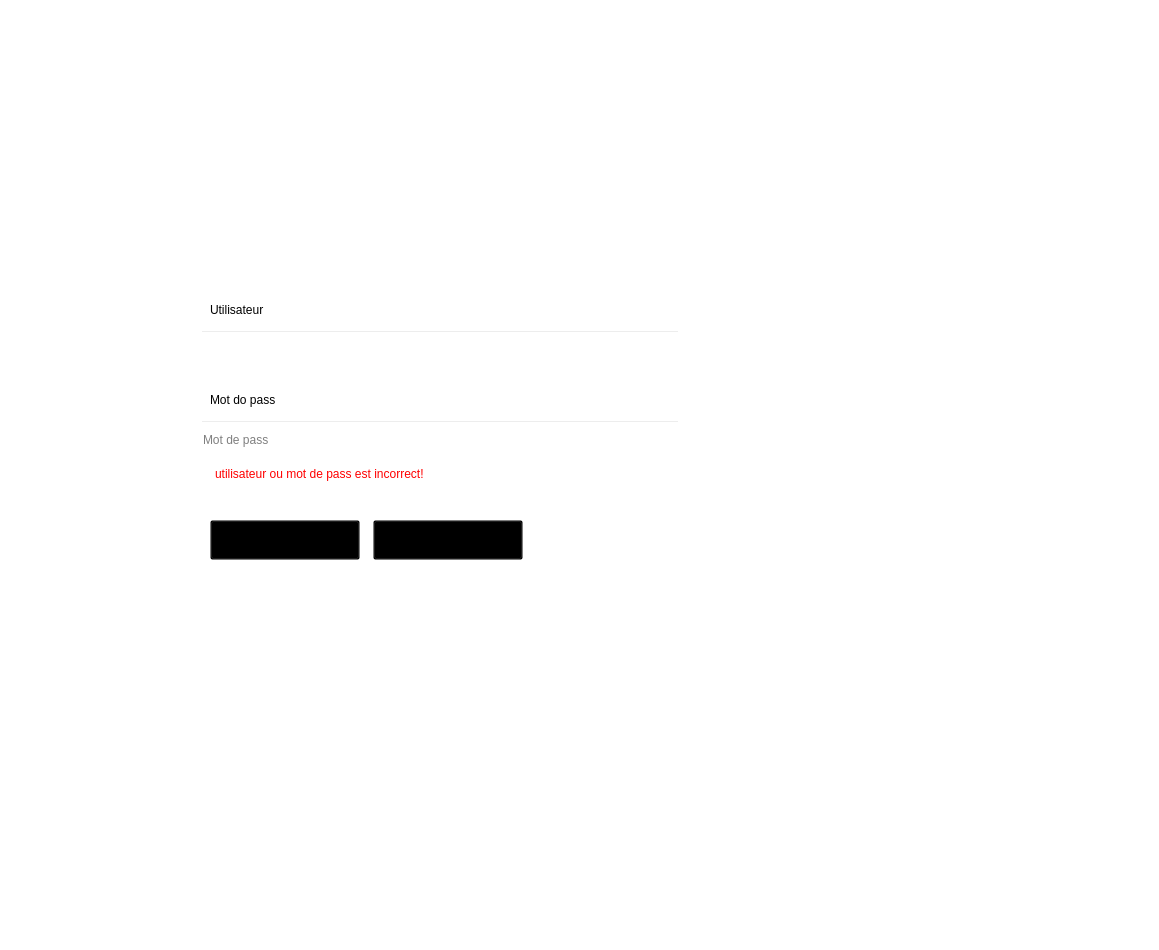
<?xml version="1.0" encoding="UTF-8"?>
<ui version="4.0">
 <class>MainWindow</class>
 <widget class="QMainWindow" name="MainWindow">
  <property name="geometry">
   <rect>
    <x>0</x>
    <y>0</y>
    <width>1159</width>
    <height>950</height>
   </rect>
  </property>
  <property name="acceptDrops">
   <bool>false</bool>
  </property>
  <property name="windowTitle">
   <string>MainWindow</string>
  </property>
  <property name="styleSheet">
   <string notr="true">background-color: transparent;</string>
  </property>
  <property name="locale">
   <locale language="English" country="UnitedKingdom"/>
  </property>
  <widget class="QWidget" name="centralwidget">
   <widget class="QFrame" name="frame_3">
    <property name="geometry">
     <rect>
      <x>120</x>
      <y>90</y>
      <width>800</width>
      <height>620</height>
     </rect>
    </property>
    <property name="frameShape">
     <enum>QFrame::StyledPanel</enum>
    </property>
    <property name="frameShadow">
     <enum>QFrame::Raised</enum>
    </property>
    <widget class="QFrame" name="frame">
     <property name="geometry">
      <rect>
       <x>0</x>
       <y>0</y>
       <width>800</width>
       <height>620</height>
      </rect>
     </property>
     <property name="styleSheet">
      <string notr="true">/* Apply this ONLY to the Frame sitting on top */
QFrame {
    background-color: qlineargradient(spread:pad, x1:0, y1:0, x2:1, y2:0, 
        stop:0.45 rgba(255,255, 255, 255),  
        stop:0.8 rgba(0, 0, 0, 0), 
        stop:1 rgba(0, 0, 0, 0)
    );
    border-radius: 10px;
	border: none;
}</string>
     </property>
     <property name="frameShape">
      <enum>QFrame::StyledPanel</enum>
     </property>
     <property name="frameShadow">
      <enum>QFrame::Raised</enum>
     </property>
     <widget class="QFrame" name="frame_4">
      <property name="geometry">
       <rect>
        <x>60</x>
        <y>180</y>
        <width>531</width>
        <height>313</height>
       </rect>
      </property>
      <property name="font">
       <font>
        <family>Inter Tight</family>
        <pointsize>16</pointsize>
        <weight>50</weight>
        <italic>false</italic>
        <bold>false</bold>
       </font>
      </property>
      <property name="styleSheet">
       <string notr="true">font: 16pt &quot;Inter Tight&quot;;

	background-color: transparent;
</string>
      </property>
      <property name="frameShape">
       <enum>QFrame::StyledPanel</enum>
      </property>
      <property name="frameShadow">
       <enum>QFrame::Raised</enum>
      </property>
      <widget class="QLineEdit" name="utilisateur_lineedit">
       <property name="geometry">
        <rect>
         <x>20</x>
         <y>60</y>
         <width>480</width>
         <height>40</height>
        </rect>
       </property>
       <property name="styleSheet">
        <string notr="true">QLineEdit {
    background-color: transparent;
    border: 2px solid #4C5363; /* Soft gray instead of transparent for better visibility */
    border-radius: 10px;
    color: #0d0c22;
    font-size: 16px;
    height: 35px;
    /* Extra left padding to make room for an icon */
    padding-left: 10px; 
    padding-right: 0px;
}

QLineEdit:hover {
    border-color: #818cf8;
    background-color: #ffffff;
}

QLineEdit:focus {
    border-color: #818cf8;
    background-color: #ffffff;
    /* Qt doesn't support spread/blur shadows, so we use a solid highlight */
    border: 2px solid #818cf8;
}

/* Placeholder color is handled specially in QSS */
QLineEdit {
    qproperty-placeholderText: &quot;Utilisateur&quot;;
}
font: 57 13pt &quot;Inter Tight&quot;;
</string>
       </property>
      </widget>
      <widget class="QLabel" name="label_6">
       <property name="geometry">
        <rect>
         <x>30</x>
         <y>20</y>
         <width>350</width>
         <height>40</height>
        </rect>
       </property>
       <property name="styleSheet">
        <string notr="true">font: 57 16pt &quot;Inter Tight&quot;;</string>
       </property>
       <property name="text">
        <string>Utilisateur</string>
       </property>
      </widget>
      <widget class="QLabel" name="connection_error_label">
       <property name="geometry">
        <rect>
         <x>35</x>
         <y>195</y>
         <width>300</width>
         <height>18</height>
        </rect>
       </property>
       <property name="styleSheet">
        <string notr="true">font: 8pt &quot;MS Gothic&quot;;
font: 8pt &quot;ae_Ostorah&quot;;
color: rgb(255, 0, 0);</string>
       </property>
       <property name="text">
        <string>utilisateur ou mot de pass est incorrect!</string>
       </property>
      </widget>
      <widget class="QLineEdit" name="mot_de_pass_lineedit">
       <property name="geometry">
        <rect>
         <x>20</x>
         <y>150</y>
         <width>480</width>
         <height>40</height>
        </rect>
       </property>
       <property name="styleSheet">
        <string notr="true">QLineEdit {
    background-color: transparent;
    border: 2px solid #4C5363; /* Soft gray instead of transparent for better visibility */
    border-radius: 10px;
    color: #0d0c22;
    font-size: 16px;
    height: 35px;
    /* Extra left padding to make room for an icon */
    padding-left: 10px; 
    padding-right: 0px;
}

QLineEdit:hover {
    border-color: #818cf8;
    background-color: #ffffff;
}

QLineEdit:focus {
    border-color: #818cf8;
    background-color: #ffffff;
    /* Qt doesn't support spread/blur shadows, so we use a solid highlight */
    border: 2px solid #818cf8;
}

/* Placeholder color is handled specially in QSS */
QLineEdit {
    qproperty-placeholderText: &quot;Mot de pass&quot;;
}
font: 57 13pt &quot;Inter Tight&quot;;
</string>
       </property>
       <property name="inputMask">
        <string comment="*"/>
       </property>
       <property name="echoMode">
        <enum>QLineEdit::Password</enum>
       </property>
       <property name="placeholderText">
        <string>Mot de pass</string>
       </property>
      </widget>
      <widget class="QLabel" name="label_7">
       <property name="enabled">
        <bool>true</bool>
       </property>
       <property name="geometry">
        <rect>
         <x>30</x>
         <y>110</y>
         <width>350</width>
         <height>40</height>
        </rect>
       </property>
       <property name="styleSheet">
        <string notr="true">font: 57 16pt &quot;Inter Tight&quot;;</string>
       </property>
       <property name="text">
        <string>Mot do pass</string>
       </property>
      </widget>
      <widget class="QPushButton" name="se_connecter_button">
       <property name="geometry">
        <rect>
         <x>30</x>
         <y>250</y>
         <width>150</width>
         <height>40</height>
        </rect>
       </property>
       <property name="styleSheet">
        <string notr="true">QPushButton {
    background-color: #1D7FD8;
    border: 0px solid #000000;
    border-radius: 10px;
    color: #ffffff;
    font-weight: bold;
    font-size: 13px;
    /* letter-spacing is simulated with spaces in the button text */
    padding: 10px 0px;
    text-transform: uppercase;
}

QPushButton:hover {
    /* We create a hard-stop gradient that looks like a solid fill */
    background-color: #1769B4;
    color: #FFFFFF;
    border: 2px solid #1D7FD8;
}

QPushButton:pressed {
    background-color: #0E5891;
	color: #ffffff;
    border-color: #1D7FD8;
}
font: 57 14pt &quot;Inter Tight&quot;;</string>
       </property>
       <property name="text">
        <string>Se Conecter</string>
       </property>
      </widget>
      <widget class="QPushButton" name="annuler_button">
       <property name="geometry">
        <rect>
         <x>193</x>
         <y>250</y>
         <width>150</width>
         <height>40</height>
        </rect>
       </property>
       <property name="styleSheet">
        <string notr="true">QPushButton {
    background-color: transparent;
    border: 0px solid #000000;
    border-radius: 10px;
    color: #1D7FD8;
    font-weight: bold;
    font-size: 13px;
    /* letter-spacing is simulated with spaces in the button text */
    padding: 10px 0px;
    text-transform: uppercase;
}

QPushButton:hover {
    /* We create a hard-stop gradient that looks like a solid fill */
    background-color: #1769B4;
    color: #ffffff;
    border: 2px solid #1D7FD8;
}

QPushButton:pressed {
    background-color: #0E5891;
	color: #ffffff;
    border-color: #1D7FD8;
}
font: 57 16pt &quot;Inter Tight&quot;;</string>
       </property>
       <property name="text">
        <string>Annuler</string>
       </property>
      </widget>
     </widget>
     <widget class="QLabel" name="label_8">
      <property name="geometry">
       <rect>
        <x>90</x>
        <y>100</y>
        <width>131</width>
        <height>41</height>
       </rect>
      </property>
      <property name="styleSheet">
       <string notr="true">image: url(&quot;program/assets/global/erp_logo.png&quot;);</string>
      </property>
      <property name="text">
       <string/>
      </property>
     </widget>
    </widget>
    <widget class="QLabel" name="label_4">
     <property name="geometry">
      <rect>
       <x>20</x>
       <y>40</y>
       <width>471</width>
       <height>531</height>
      </rect>
     </property>
     <property name="styleSheet">
      <string notr="true">background-color: rgb(255, 255, 255);
border-bottom-left-radius: 50px</string>
     </property>
     <property name="text">
      <string/>
     </property>
    </widget>
    <widget class="QLabel" name="label_3">
     <property name="geometry">
      <rect>
       <x>0</x>
       <y>0</y>
       <width>951</width>
       <height>620</height>
      </rect>
     </property>
     <property name="styleSheet">
      <string notr="true">QLabel {
	border-image: url(&quot;program/assets/login/login_img.jpg&quot;);
	/*border-image: url(:/assets/program/assets/login/login_img.jpg);*/
    /* Ensures the image fills the widget entirely */
    background-position: center;
    background-repeat: no-repeat;
    
    /* This is the secret to getting rid of those side-bars */
    background-origin: content;
    background-clip: border;
    
    border-radius: 10px;
}</string>
     </property>
     <property name="text">
      <string/>
     </property>
    </widget>
    <zorder>label_4</zorder>
    <zorder>label_3</zorder>
    <zorder>frame</zorder>
   </widget>
  </widget>
  <widget class="QMenuBar" name="menubar">
   <property name="geometry">
    <rect>
     <x>0</x>
     <y>0</y>
     <width>1159</width>
     <height>21</height>
    </rect>
   </property>
  </widget>
  <widget class="QStatusBar" name="statusbar"/>
 </widget>
 <resources>
  <include location="../../../resources.qrc"/>
 </resources>
 <connections/>
</ui>
